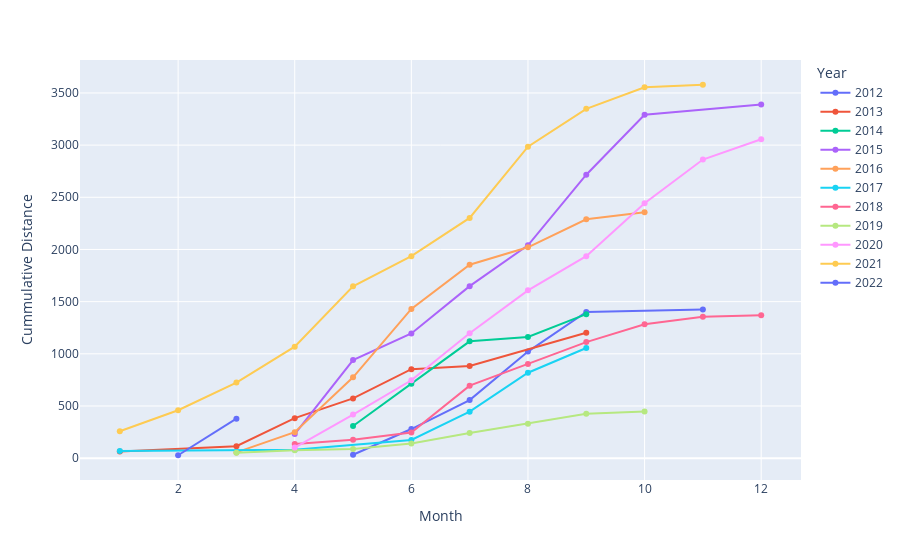

Notebook code cell kept with this figure:
### Code cell
fig = px.line(rides, x="Month", y="Cummulative Distance", color='Year', markers=True)
fig.show()

### Figure 1 — Plotly figure (JSON) as saved in the notebook; plotly's stock layout.template omitted (floating-point values rounded to 4 significant figures)
{"data": [{"hovertemplate": "Year=2012<br>Month=%{x}<br>Cummulative Distance=%{y}<extra></extra>", "legendgroup": "2012", "line": {"color": "#636efa", "dash": "solid"}, "marker": {"symbol": "circle"}, "mode": "lines+markers", "name": "2012", "orientation": "v", "showlegend": true, "type": "scatter", "x": [5, 6, 7, 8, 9, 11], "xaxis": "x", "y": [32.65, 279.3, 556.7, 1022.0, 1401.0, 1426.0], "yaxis": "y"}, {"hovertemplate": "Year=2013<br>Month=%{x}<br>Cummulative Distance=%{y}<extra></extra>", "legendgroup": "2013", "line": {"color": "#EF553B", "dash": "solid"}, "marker": {"symbol": "circle"}, "mode": "lines+markers", "name": "2013", "orientation": "v", "showlegend": true, "type": "scatter", "x": [1, 3, 4, 5, 6, 7, 9], "xaxis": "x", "y": [64.1, 115.3, 383.3, 572.8, 852.4, 883.0, 1202.0], "yaxis": "y"}, {"hovertemplate": "Year=2014<br>Month=%{x}<br>Cummulative Distance=%{y}<extra></extra>", "legendgroup": "2014", "line": {"color": "#00cc96", "dash": "solid"}, "marker": {"symbol": "circle"}, "mode": "lines+markers", "name": "2014", "orientation": "v", "showlegend": true, "type": "scatter", "x": [5, 6, 7, 8, 9], "xaxis": "x", "y": [308.3, 714.3, 1120.0, 1162.0, 1380.0], "yaxis": "y"}, {"hovertemplate": "Year=2015<br>Month=%{x}<br>Cummulative Distance=%{y}<extra></extra>", "legendgroup": "2015", "line": {"color": "#ab63fa", "dash": "solid"}, "marker": {"symbol": "circle"}, "mode": "lines+markers", "name": "2015", "orientation": "v", "showlegend": true, "type": "scatter", "x": [4, 5, 6, 7, 8, 9, 10, 12], "xaxis": "x", "y": [231.1, 939.9, 1195.0, 1648.0, 2039.0, 2717.0, 3291.0, 3388.0], "yaxis": "y"}, {"hovertemplate": "Year=2016<br>Month=%{x}<br>Cummulative Distance=%{y}<extra></extra>", "legendgroup": "2016", "line": {"color": "#FFA15A", "dash": "solid"}, "marker": {"symbol": "circle"}, "mode": "lines+markers", "name": "2016", "orientation": "v", "showlegend": true, "type": "scatter", "x": [3, 4, 5, 6, 7, 8, 9, 10], "xaxis": "x", "y": [55.48, 248.9, 774.6, 1430.0, 1853.0, 2021.0, 2289.0, 2357.0], "yaxis": "y"}, {"hovertemplate": "Year=2017<br>Month=%{x}<br>Cummulative Distance=%{y}<extra></extra>", "legendgroup": "2017", "line": {"color": "#19d3f3", "dash": "solid"}, "marker": {"symbol": "circle"}, "mode": "lines+markers", "name": "2017", "orientation": "v", "showlegend": true, "type": "scatter", "x": [1, 4, 6, 7, 8, 9], "xaxis": "x", "y": [68.8, 81.56, 173.9, 445.4, 818.8, 1056.0], "yaxis": "y"}, {"hovertemplate": "Year=2018<br>Month=%{x}<br>Cummulative Distance=%{y}<extra></extra>", "legendgroup": "2018", "line": {"color": "#FF6692", "dash": "solid"}, "marker": {"symbol": "circle"}, "mode": "lines+markers", "name": "2018", "orientation": "v", "showlegend": true, "type": "scatter", "x": [4, 5, 6, 7, 8, 9, 10, 11, 12], "xaxis": "x", "y": [135.0, 177.1, 246.2, 695.1, 903.1, 1112.0, 1283.0, 1354.0, 1370.0], "yaxis": "y"}, {"hovertemplate": "Year=2019<br>Month=%{x}<br>Cummulative Distance=%{y}<extra></extra>", "legendgroup": "2019", "line": {"color": "#B6E880", "dash": "solid"}, "marker": {"symbol": "circle"}, "mode": "lines+markers", "name": "2019", "orientation": "v", "showlegend": true, "type": "scatter", "x": [3, 4, 5, 6, 7, 8, 9, 10], "xaxis": "x", "y": [51.32, 76.25, 87.28, 141.4, 241.0, 329.4, 425.1, 447.7], "yaxis": "y"}, {"hovertemplate": "Year=2020<br>Month=%{x}<br>Cummulative Distance=%{y}<extra></extra>", "legendgroup": "2020", "line": {"color": "#FF97FF", "dash": "solid"}, "marker": {"symbol": "circle"}, "mode": "lines+markers", "name": "2020", "orientation": "v", "showlegend": true, "type": "scatter", "x": [4, 5, 6, 7, 8, 9, 10, 11, 12], "xaxis": "x", "y": [102.1, 418.1, 746.2, 1198.0, 1608.0, 1936.0, 2443.0, 2862.0, 3056.0], "yaxis": "y"}, {"hovertemplate": "Year=2021<br>Month=%{x}<br>Cummulative Distance=%{y}<extra></extra>", "legendgroup": "2021", "line": {"color": "#FECB52", "dash": "solid"}, "marker": {"symbol": "circle"}, "mode": "lines+markers", "name": "2021", "orientation": "v", "showlegend": true, "type": "scatter", "x": [1, 2, 3, 4, 5, 6, 7, 8, 9, 10, 11], "xaxis": "x", "y": [257.8, 459.2, 724.7, 1068.0, 1647.0, 1936.0, 2302.0, 2985.0, 3348.0, 3554.0, 3578.0], "yaxis": "y"}, {"hovertemplate": "Year=2022<br>Month=%{x}<br>Cummulative Distance=%{y}<extra></extra>", "legendgroup": "2022", "line": {"color": "#636efa", "dash": "solid"}, "marker": {"symbol": "circle"}, "mode": "lines+markers", "name": "2022", "orientation": "v", "showlegend": true, "type": "scatter", "x": [2, 3], "xaxis": "x", "y": [28.02, 378.9], "yaxis": "y"}], "layout": {"legend": {"title": {"text": "Year"}, "tracegroupgap": 0}, "margin": {"t": 60}, "xaxis": {"anchor": "y", "domain": [0, 1], "title": {"text": "Month"}}, "yaxis": {"anchor": "x", "domain": [0, 1], "title": {"text": "Cummulative Distance"}}}}
